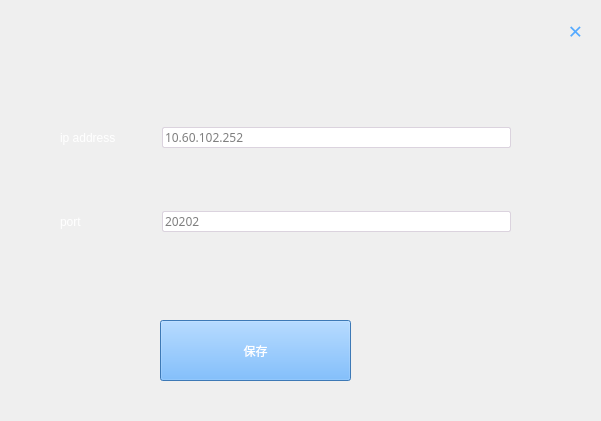
<?xml version="1.0" encoding="UTF-8"?>
<ui version="4.0">
 <class>Setting</class>
 <widget class="QWidget" name="Setting">
  <property name="geometry">
   <rect>
    <x>0</x>
    <y>0</y>
    <width>601</width>
    <height>421</height>
   </rect>
  </property>
  <property name="windowTitle">
   <string>Form</string>
  </property>
  <widget class="QWidget" name="horizontalLayoutWidget">
   <property name="geometry">
    <rect>
     <x>560</x>
     <y>10</y>
     <width>31</width>
     <height>41</height>
    </rect>
   </property>
   <layout class="QHBoxLayout" name="horizontalLayout_7">
    <item>
     <widget class="QLabel" name="label_close">
      <property name="font">
       <font>
        <family>Adobe Devanagari</family>
        <pointsize>18</pointsize>
        <weight>9</weight>
        <italic>false</italic>
        <bold>false</bold>
       </font>
      </property>
      <property name="styleSheet">
       <string notr="true">QLabel{
   color:rgb(85, 170, 255);
	font: 75 18pt &quot;Adobe Devanagari&quot;;

}
QLabel:hover{
   background-color:rgb(255,255,255,50%);
}</string>
      </property>
      <property name="text">
       <string>×</string>
      </property>
      <property name="alignment">
       <set>Qt::AlignCenter</set>
      </property>
     </widget>
    </item>
   </layout>
  </widget>
  <widget class="QWidget" name="gridLayoutWidget">
   <property name="geometry">
    <rect>
     <x>60</x>
     <y>70</y>
     <width>451</width>
     <height>221</height>
    </rect>
   </property>
   <layout class="QGridLayout" name="gridLayout_2">
    <item row="0" column="0">
     <widget class="QLabel" name="label_4">
      <property name="styleSheet">
       <string notr="true">QLabel{
	font: 75 16pt &quot;Adobe Caslon Pro Bold&quot;;
  background-color:rgb(0,0,0,0%);
color:rgb(255,255, 255)
}
QLabel:hover{
  background-color:rgb(0,0,0,0%);
}</string>
      </property>
      <property name="text">
       <string>ip address            </string>
      </property>
     </widget>
    </item>
    <item row="0" column="1">
     <widget class="QLineEdit" name="lineEdit_ip">
      <property name="minimumSize">
       <size>
        <width>0</width>
        <height>18</height>
       </size>
      </property>
      <property name="font">
       <font>
        <family>微软雅黑</family>
       </font>
      </property>
      <property name="styleSheet">
       <string notr="true">QLineEdit{
  border:1px solid rgb(219, 211, 222);
  border-radius:2px;
}
QLineEdit:focus{
  border:1px solid rgb(78, 125, 255);
  border-radius:2px;
}</string>
      </property>
      <property name="text">
       <string/>
      </property>
      <property name="placeholderText">
       <string>10.60.102.252</string>
      </property>
     </widget>
    </item>
    <item row="1" column="0">
     <widget class="QLabel" name="label_5">
      <property name="styleSheet">
       <string notr="true">QLabel{
	font: 75 16pt &quot;Adobe Caslon Pro Bold&quot;;
  background-color:rgb(0,0,0,0%);
color:rgb(255,255, 255)
}
QLabel:hover{
  background-color:rgb(0,0,0,0%);
}</string>
      </property>
      <property name="text">
       <string>port</string>
      </property>
     </widget>
    </item>
    <item row="1" column="1">
     <widget class="QLineEdit" name="lineEdit_port">
      <property name="font">
       <font>
        <family>微软雅黑</family>
       </font>
      </property>
      <property name="styleSheet">
       <string notr="true">QLineEdit{
  border:1px solid rgb(219, 211, 222);
  border-radius:2px;
}
QLineEdit:focus{
  border:1px solid rgb(78, 125, 255);
  border-radius:2px;
}</string>
      </property>
      <property name="text">
       <string/>
      </property>
      <property name="echoMode">
       <enum>QLineEdit::Normal</enum>
      </property>
      <property name="placeholderText">
       <string>20202</string>
      </property>
     </widget>
    </item>
   </layout>
  </widget>
  <widget class="QPushButton" name="pushButton">
   <property name="geometry">
    <rect>
     <x>160</x>
     <y>320</y>
     <width>191</width>
     <height>61</height>
    </rect>
   </property>
   <property name="font">
    <font>
     <family>Adobe 黑体 Std R</family>
     <pointsize>9</pointsize>
     <weight>50</weight>
     <italic>false</italic>
     <bold>false</bold>
    </font>
   </property>
   <property name="cursor">
    <cursorShape>PointingHandCursor</cursorShape>
   </property>
   <property name="styleSheet">
    <string notr="true">QPushButton{
	font: 9pt &quot;Adobe 黑体 Std R&quot;;
  background-color:rgb(85, 170, 255);
color:white;
}
QPushButton:hover{

  background-color:rgb(85, 170, 255);
}</string>
   </property>
   <property name="text">
    <string>保存</string>
   </property>
  </widget>
 </widget>
 <resources/>
 <connections/>
</ui>
